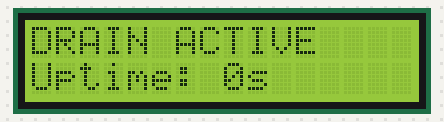
Bench run of a sketch on a simulated ESP32. On the bench: 16×2 character LCD. WiFi joins after 1.5 s; servers stay silent unless stated; a WiFi scan finds three made-up networks.

Above: at 0.1 s.
At 5.1 s:
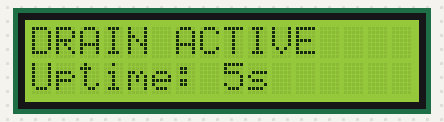
At 10.1 s:
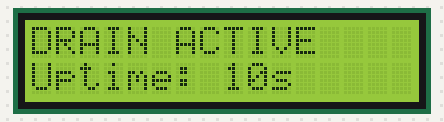
At 20.1 s:
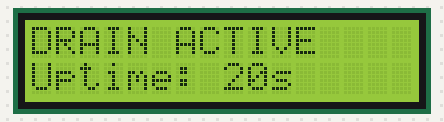
At 30.1 s:
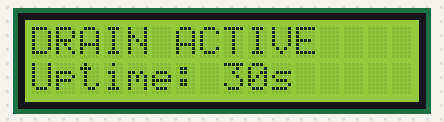
At 39.1 s:
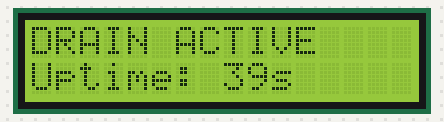

Measured:
- what the display in image 1 shows lasts 1.0 s, from 5.0 s to 6.0 s

The sketch:

esp32_power_drain.ino
```cpp
#include <WiFi.h>
#include <Wire.h>
#include <LiquidCrystal_I2C.h>

// Set the LCD address to 0x27 or 0x3F for a 16 chars and 2 line display
LiquidCrystal_I2C lcd(0x27, 16, 2);

void setup() {
  Serial.begin(115200);

  // 1. Initialize LCD and turn on Backlight (High Current Draw)
  lcd.init();
  lcd.backlight();
  lcd.setCursor(0, 0);
  lcd.print("DRAIN ACTIVE");

  // 2. Maximize CPU and Radio
  setCpuFrequencyMhz(240);
  WiFi.mode(WIFI_STA);
  WiFi.begin("StressTest_SSID", "NoPassword");

  // 3. Launch Core 0 for heavy math
  xTaskCreatePinnedToCore(highLoadTask, "MathTask", 10000, NULL, 1, NULL, 0);
}

void highLoadTask(void * pvParameters) {
  while(true) {
    // Perform heavy math to keep power high
    volatile float dummy = 3.14159 * 2.71828;
    dummy = dummy / 1.234;

    // This tiny delay (1ms) tells the Watchdog "I'm still alive"
    // and lets Core 0 handle background system tasks.
    vTaskDelay(1 / portTICK_PERIOD_MS);
  }
}
void loop() {
  // Constant LCD Updates (Uses I2C bus and keeps CPU busy)
  lcd.setCursor(0, 1);
  lcd.print("Uptime: ");
  lcd.print(millis() / 1000);
  lcd.print("s   ");

  // Toggle Internal LED
  digitalWrite(2, HIGH);

  // High-intensity Wi-Fi Scanning
  if (WiFi.status() != WL_CONNECTED) {
    WiFi.scanNetworks(true);
  }

  delay(10); // Short delay to prevent WDT issues while keeping activity high
  digitalWrite(2, LOW);
}
```
